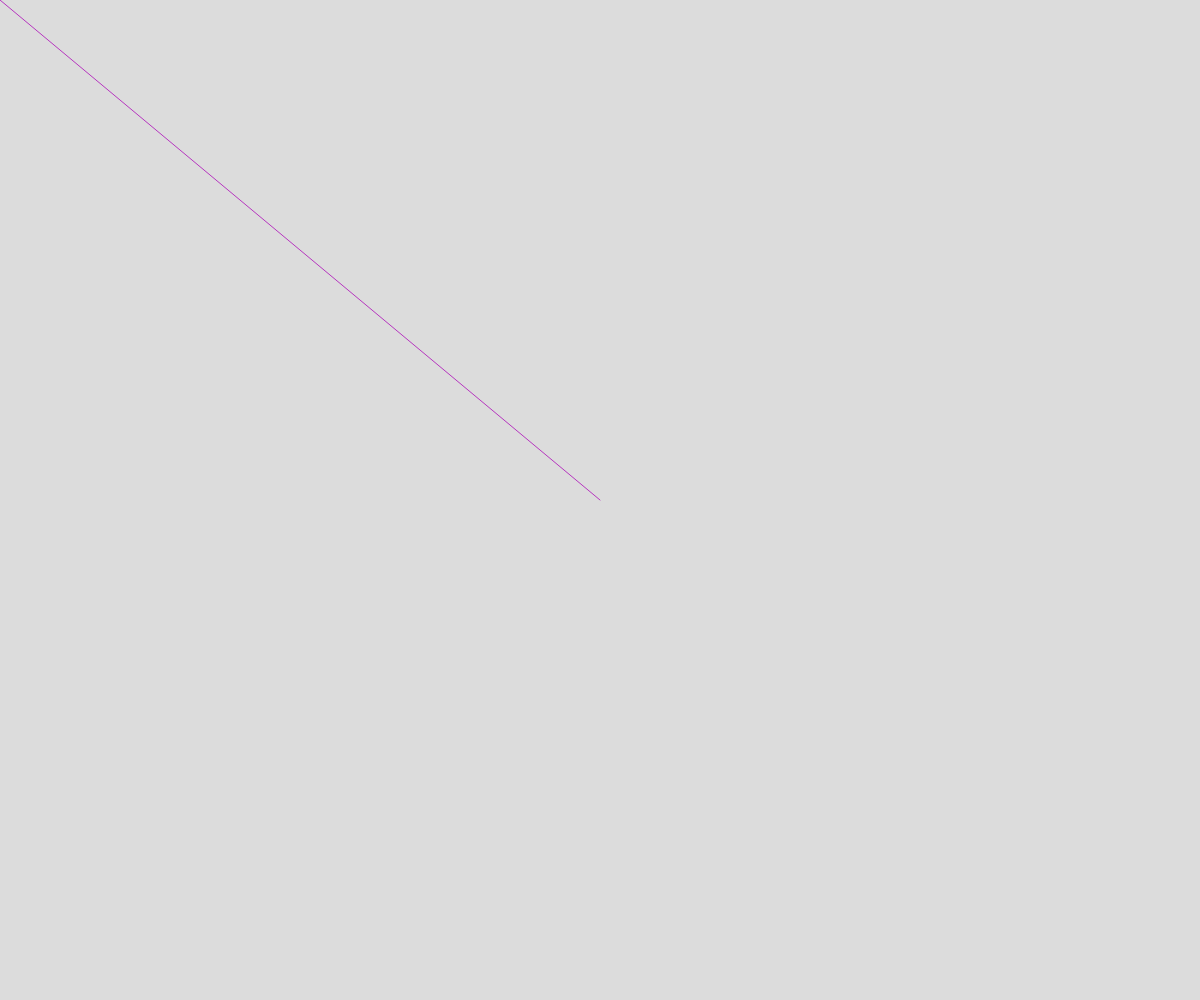
Frame 1 (no input)
Frame 60 (no input): identical to frame 1, image omitted
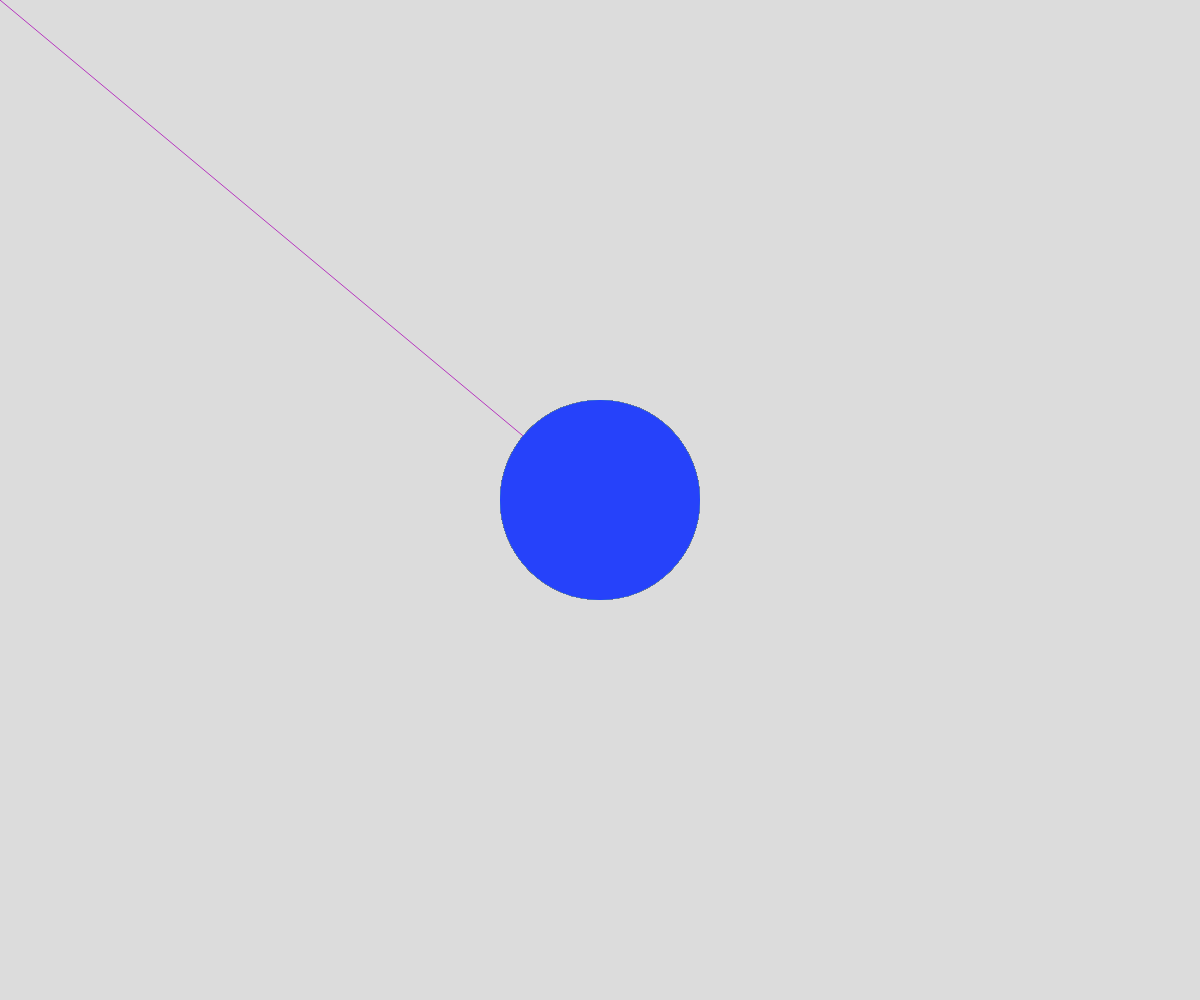
Frame 120 (the mouse pressed at the canvas centre since frame 60)

The p5.js sketch that drew these frames (run headless with seeded random() and noise() and a simulated clock; from frame 60 on, the mouse is pressed at the canvas centre):

// p5.js sketch
// ── sketch.js
function setup() { 
  createCanvas(windowWidth, windowHeight);
	 background(220);

} 

function draw() { 
	stroke(random(255),random(255),random(255));
	line(windowWidth/2,windowHeight/2,mouseX,mouseY);

if (mouseX <= windowWidth/2){
strokeWeight(mouseX/3);
}
	else if (mouseX >= windowWidth/2){
	strokeWeight(mouseY/3);
	}
else{}
}
